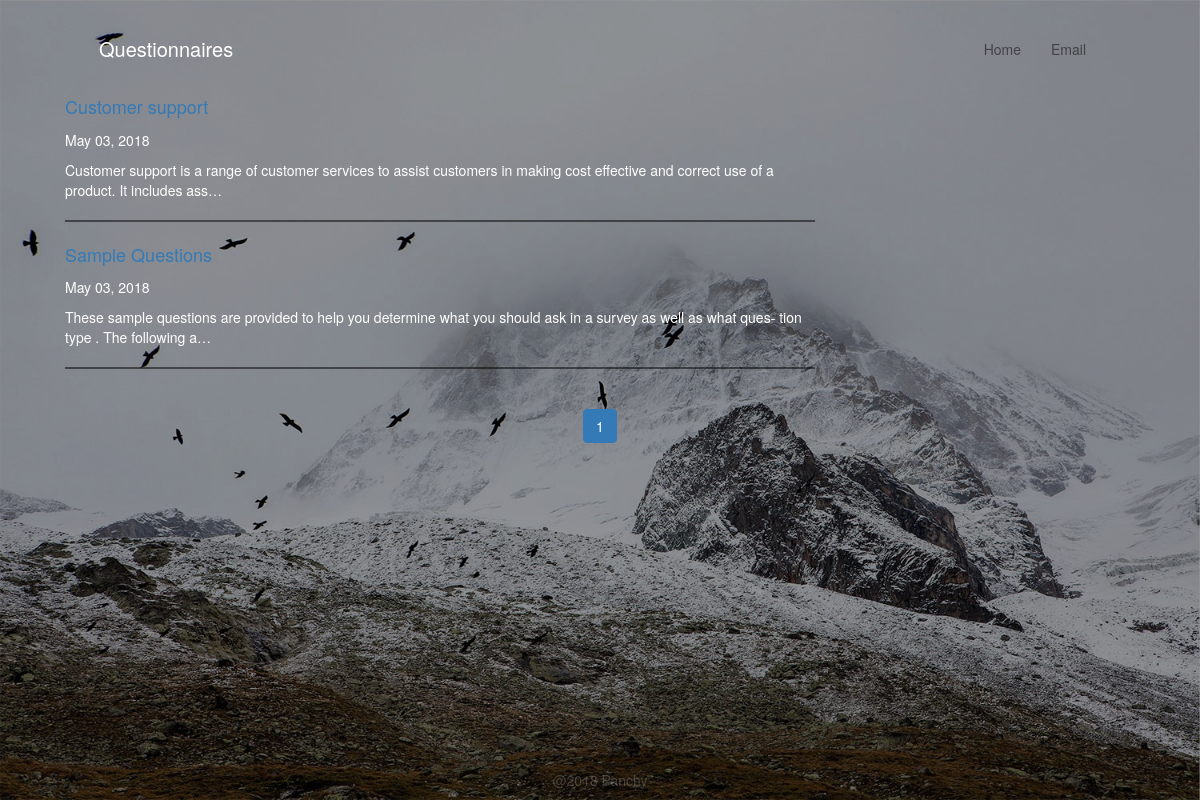
The page / on the database its author committed.
### questionnaires/models.py (models this page shows, shortened)
class Questionnaire(models.Model):
    Id=models.AutoField(primary_key=True)
    name=models.CharField(max_length=1024)
    description=models.CharField(max_length=5000)
    is_open=models.BooleanField(default=False)
    start_date=models.DateTimeField(auto_now_add=True,auto_now=False)
    question_members=models.ManyToManyField(Question,through='Questionnaire_Question')

### questionnaires/views.py (the view)
# urls.py: url(r'^$',allQuestionnaires,name = "questionnaireList"),
def allQuestionnaires(request):
    title='Please chooose one questionnaire as start.'
    eachPage=3
    if not request.user.is_staff or not request.user.is_superuser:
        quearyset=Questionnaire.objects.filter(is_open=True).order_by("-start_date")
    else:
        quearyset=Questionnaire.objects.all().order_by("-start_date")
    paginator = Paginator(quearyset, eachPage)
    page = request.GET.get('page')
    try:
        contacts = paginator.page(page)
    except PageNotAnInteger:
        contacts=paginator.page(1)
    except EmptyPage:
        contacts=paginator.page(paginator.num_pages)
    context={
        "title":title,
        "objects_list":contacts,
    }
    return render(request,"questionnaires.html",context)

### templates/questionnaires.html (shortened to what this page needs)
{%extends 'base.html' %}
{% load tz %}
{% load static %}
{%block css%}
<link rel="stylesheet" type="text/css" href="{% static 'css/questionnaires.css' %}">
{%endblock css%}
{%block body%}
<div class="container list">
  <div class="row">
    {%for obj in objects_list%}
      <div class="col-lg-8">
          <a href="{%url "questionnaires:detail" pk=obj.Id %}"><p class="intro-title" id="title">{{obj.name}}</p></a>
          <p id="date">{{obj.start_date|localtime|date:'M d, Y'}}</p>
          <p id="content">{{obj.description|truncatechars:140}}</p>
          <hr style="border-top: 2px solid #00000080;">
      </div>
      {%endfor%}
    </div>
</div>
{%if objects_list %}
<nav aria-label="..." class="pagenav bottom" style="text-align: center;">
  <div class="pagination">
      <li class="page-item active">
        <a class="page-link" href="#">{{ objects_list.number }} <span class="sr-only">(current)</span></a>
      </li>
  </div>
</nav>
{%else%}
  <h2 id="info">Questionnaire not exist.Please add questionnaire.</h2>
{%endif%}
{%endblock body%}

### static/css/base.css (style rules this page uses)
body, html { height: 100%; margin: 0; }

### static/css/questionnaires.css (style rules this page uses)
.intro-title { font-size: 18px; }
.list { margin-left: 20px; }

### rows shown on the page
Questionnaire: name "Customer support", start_date "May 03, 2018", description "Customer support is a range of customer services to assist customers in making cost effective and correct use of a product. It includes ass…"
Questionnaire: name "Sample Questions", start_date "May 03, 2018", description "These sample questions are provided to help you determine what you should ask in a survey as well as what ques- tion type . The following a…"

### other values the page prints
{{ objects_list.number }} "1"
